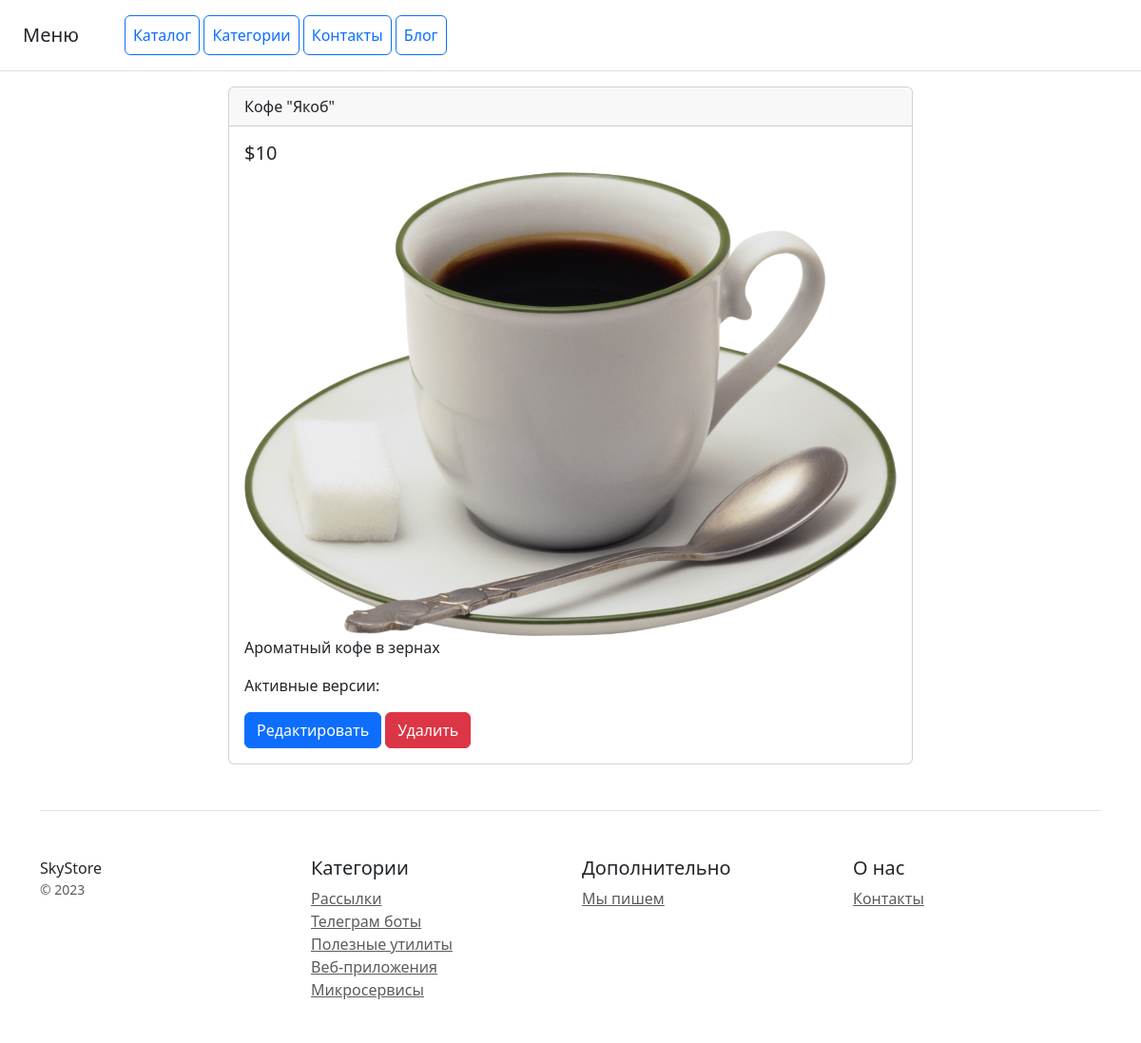
The app's page /product/2/, older data.
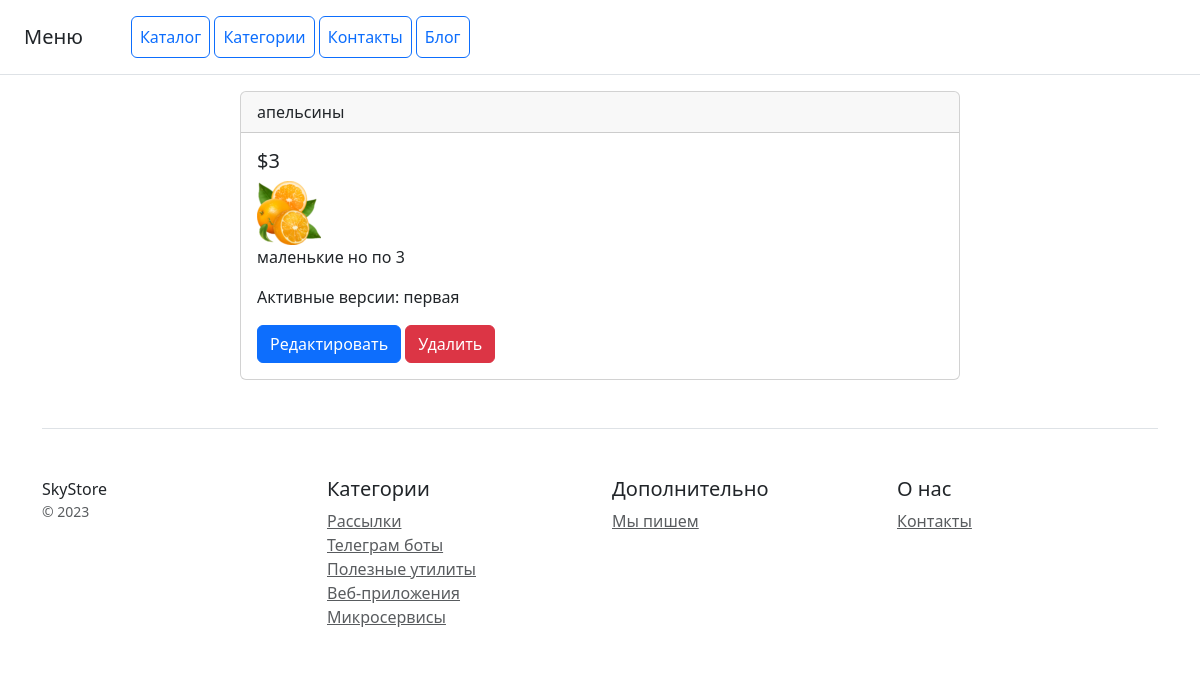
The same page, newer data.
### catalog/models.py (models this page shows, shortened)
class Product(models.Model):
    objects = None
    DoesNotExist = None
    title = models.CharField(max_length=155, verbose_name='Наименование товара')
    text = models.TextField(max_length=15500, verbose_name='Описание товара', **NULLABLE)
    image = models.ImageField(verbose_name='Изображение товара', blank=True, null=True)
    category = models.ForeignKey('Category', on_delete=models.CASCADE, verbose_name='Категория товара', blank=True,
                                 null=True)
    price = models.IntegerField(verbose_name='цена', blank=True, null=True)
    date_creation = models.DateTimeField(verbose_name='дата создания', auto_now_add=True)
    date_change = models.DateTimeField(verbose_name='дата последнего изменения', auto_now=True)
    is_allowed = models.BooleanField(default=True)  # поле для контроля разрешенных продуктов
    active_versions = models.ManyToManyField('Version', related_name='products_with_active_version', blank=True)
    slug = models.SlugField(max_length=100, verbose_name='slug')
    class Meta:
        verbose_name = 'продукт'  # настройка наименования для одного объекта
        verbose_name_plural = 'продукты'
        ordering = ('title',)

class Version(models.Model):
    product = models.ForeignKey('Product', on_delete=models.PROTECT, verbose_name='Наименование')
    version_number = models.CharField(max_length=20, verbose_name='Номер версии')
    version_name = models.CharField(max_length=100, verbose_name='Название версии')
    is_active = models.BooleanField(verbose_name='Текущая версия', default=True)
    class Meta:
        verbose_name = 'версия'
        verbose_name_plural = 'версии'

### catalog/views.py (the view, shortened to what this page needs)
# urls.py: path('product/<int:product_id>/', ProductDetailView.as_view(), name='product_detail'),
class ProductDetailView(View):
    model = Product
    template_name = 'catalog/product_detail.html'
    def get(self, request, product_id):
        product = get_object_or_404(Product, pk=product_id)
        return render(request, self.template_name, {'product': product})

### catalog/context_processors.py (called while the page is built)
def active_version(request):
    active_versions = {}
    products = Product.objects.all()  # Предположим, что у вас есть модель Product
    for product in products:
        active_version = product.version_set.filter(is_active=True).first()
        if active_version:
            active_versions[product.id] = active_version.version_name
    return {'active_versions': active_versions}

### catalog/templates/catalog/product_detail.html
{% extends 'catalog/base.html' %}
{% block content %}
<div class="container">
    <div class="row justify-content-center">
        <div class="col-md-8">
            <div class="card">
                <div class="card-header">{{ product.title }}</div>
                <div class="card-body">
                    <h5 class="card-title">${{ product.price }}</h5>
                    {% if product.image %}
                    <img src="{{ product.image.url }}" alt="{{ product.title }}" class="img-fluid">
                    {% endif %}
                    <p class="card-text">{{ product.text }}</p>
                    <p class="card-text">Активные версии:
                        {% for version in product.active_versions.all %}
                        {{ version.version_name }}{% if not forloop.last %}, {% endif %}
                        {% endfor %}
                    </p>
                    <a href="{% url 'catalog:product_edit' product.id %}" class="btn btn-primary">Редактировать</a>
                    <a href="{% url 'catalog:product_delete' product.id %}" class="btn btn-danger">Удалить</a>
                </div>
            </div>
        </div>
    </div>
</div>
{% endblock %}

Row changes from the older to the newer data that the page shows:
changed Product: title "Кофе \"Якоб\"" → "апельсины"; price "10" → "3"; image: a different picture; text "Ароматный кофе в зернах" → "маленькие но по 3"
added Version: version_name "первая"
